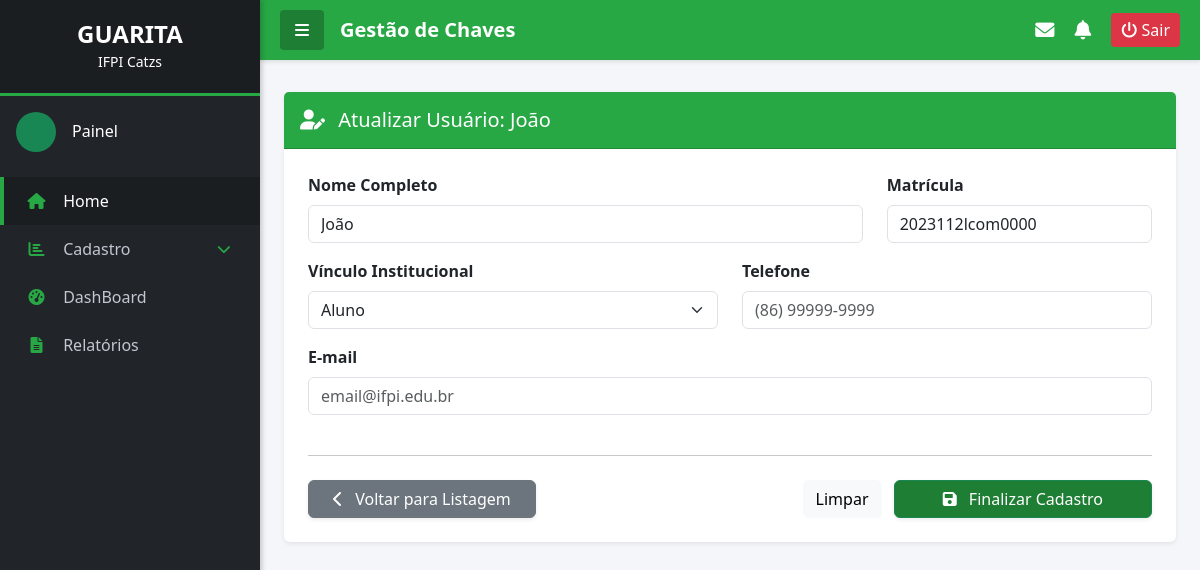
/usuarios/editar/3, run on an earlier commit of the app's database.
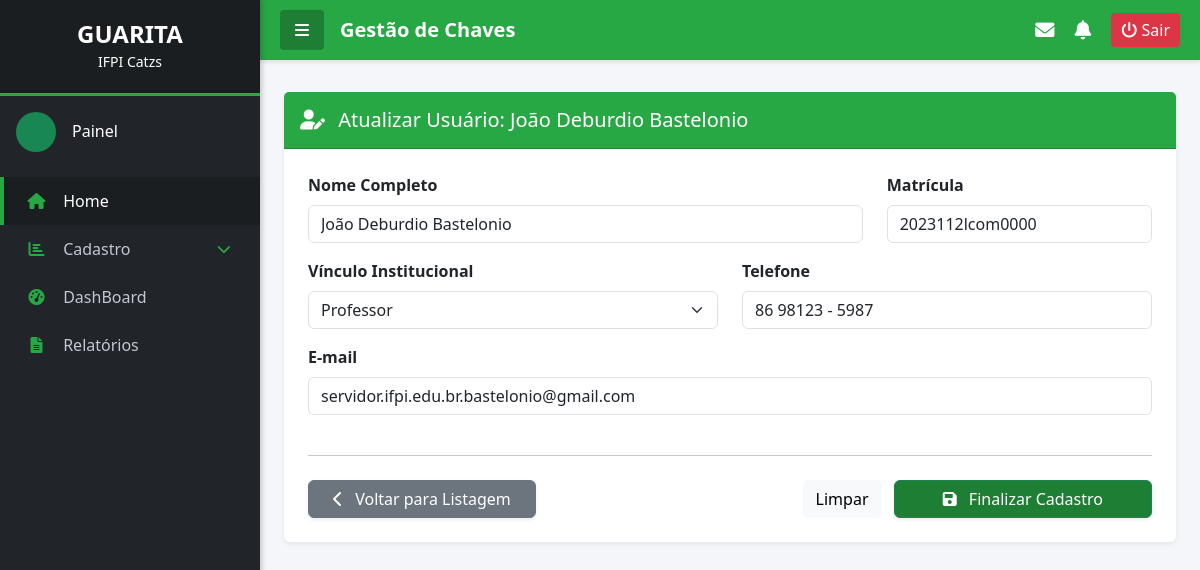
And on a later commit of the database.
### controle_chaves/models.py (models this page shows, shortened)
class Usuario(models.Model):
    VINCULO_CHOICES = [
        ('ALUNO', 'Aluno'),
        ('PROFESSOR', 'Professor'),
        ('SERVIDOR', 'Servidor'),
        ('TERCEIRIZADO', 'Terceirizado'),
    ]
    nome = models.CharField(max_length=100)
    matricula = models.CharField(max_length=20, unique=True)
    vinculo = models.CharField(max_length=20, choices=VINCULO_CHOICES, default='ALUNO')
    email = models.EmailField()
    telefone = models.CharField(max_length=15)

### controle_chaves/views.py (the view)
# urls.py: path('usuarios/editar/<int:id>', views.editar_usuario, name='editar_usuario'),
def editar_usuario(request, id):
    try:
        usuario_instancia = Usuario.objects.get(pk=id)
    except Usuario.DoesNotExist:
        messages.error(request, 'Usuário não encontrado')
        return redirect('listar_usuario')
    if request.method == 'POST':
        form = UsuarioForm(request.POST, instance=usuario_instancia)
        if form.is_valid():
            form.save()
            messages.success(request, 'Usuário atualizado com sucesso!')
            return redirect('listar_usuario')
    else:
        form = UsuarioForm(instance=usuario_instancia)
    return render(request, 'home/usuarios/form.html', {'form': form})

### controle_chaves/forms.py
class UsuarioForm(forms.ModelForm):
    class Meta:
        model = Usuario
        fields = ['nome', 'matricula', 'vinculo', 'email', 'telefone']
        widgets = {
            'nome': forms.TextInput(attrs={'class': 'form-control', 'placeholder': 'Nome Completo'}),
            'matricula': forms.TextInput(attrs={'class': 'form-control', 'placeholder': 'Matrícula'}),
            'vinculo': forms.Select(attrs={'class': 'form-select'}),
            'email': forms.EmailInput(attrs={'class': 'form-control', 'placeholder': 'email@ifpi.edu.br'}),
            'telefone': forms.TextInput(attrs={'class': 'form-control', 'placeholder': '(86) 99999-9999'}),
        }

### controle_chaves/templates/home/usuarios/form.html (shortened to what this page needs)
{% extends "home/base.html" %}
{% block conteudo %}
<div class="container-fluid px-0">
    <div class="row justify-content-center">
        <div class="col-12">
            <div class="card border-0 shadow-sm mt-2">
                <div class="card-header text-white fw-bold py-3" style="background-color: var(--ifpi-verde);">
                    <h5 class="mb-0">
                        <i class="fas {% if form.instance.pk %}fa-user-edit{% else %}fa-user-plus{% endif %} me-2"></i>
                        {% if form.instance.pk %}
                            Atualizar Usuário: {{ form.instance.nome }}
                        {% else %}
                            Cadastro de Usuários
                        {% endif %}
                    </h5>
                </div>
                <div class="card-body p-4">
                    <form method="POST" action="">
                        <div class="row">
                            <div class="col-md-8 mb-3">
                                <label class="form-label fw-bold">Nome Completo</label>
                                {{ form.nome }}
                            </div>
                            <div class="col-md-4 mb-3">
                                <label class="form-label fw-bold">Matrícula</label>
                                {{ form.matricula }}
                            </div>
                        </div>
                        <div class="row">
                            <div class="col-md-6 mb-3">
                                <label class="form-label fw-bold">Vínculo Institucional</label>
                                {{ form.vinculo }}
                            </div>
                            <div class="col-md-6 mb-3">
                                <label class="form-label fw-bold">Telefone</label>
                                {{ form.telefone }}
                            </div>
                        </div>
                        <div class="row">
                            <div class="col-md-12 mb-3">
                                <label class="form-label fw-bold">E-mail</label>
                                {{ form.email }}
                            </div>
                        </div>
                        <hr class="mt-4 mb-4">
                        <div class="d-flex justify-content-between align-items-center">
                            <a href="{% url 'listar_usuario' %}" class="btn btn-secondary shadow-sm px-4 text-white">
                                     <i class="fas fa-chevron-left me-2"></i> Voltar para Listagem
                            </a>
                            <div>
                                <button type="reset" class="btn btn-light me-2">Limpar</button>
                                <button type="submit" class="btn btn-success px-5 shadow-sm" style="background-color: var(--ifpi-verde-escuro);">
                                    <i class="fas fa-save me-2"></i> Finalizar Cadastro
                                </button>
                            </div>
                        </div>
                    </form>
                </div>
            </div>
        </div>
    </div>
</div>
{% endblock conteudo %}

What changed in the data, as far as the page shows it:
changed Usuario "2023112lcom0000": instance.nome "João" → "João Deburdio Bastelonio"; nome "João" → "João Deburdio Bastelonio"; vinculo "Aluno" → "Professor"; telefone (not shown) → "86 98123 - 5987"; email (not shown) → "servidor.ifpi.edu.br.bastelonio@gmail.com"
